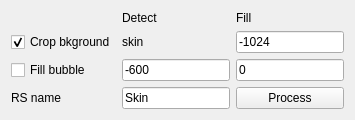
          <widget class="QWidget" name="tab">
           <attribute name="title">
            <string>Prepare CT</string>
           </attribute>
           <layout class="QGridLayout" name="gridLayout_13">
            <item row="2" column="4">
             <widget class="QLineEdit" name="lineEditBkFillCT">
              <property name="text">
               <string>-1024</string>
              </property>
             </widget>
            </item>
            <item row="3" column="4">
             <widget class="QLineEdit" name="lineEditBubFillCT">
              <property name="text">
               <string>0</string>
              </property>
             </widget>
            </item>
            <item row="0" column="4">
             <widget class="QLabel" name="label_34">
              <property name="text">
               <string>Fill</string>
              </property>
             </widget>
            </item>
            <item row="0" column="3">
             <widget class="QLabel" name="label_33">
              <property name="text">
               <string>Detect</string>
              </property>
             </widget>
            </item>
            <item row="2" column="3">
             <widget class="QLabel" name="label_37">
              <property name="text">
               <string>skin</string>
              </property>
             </widget>
            </item>
            <item row="4" column="3">
             <widget class="QLineEdit" name="lineEditCropContourName">
              <property name="text">
               <string>Skin</string>
              </property>
             </widget>
            </item>
            <item row="3" column="3">
             <widget class="QLineEdit" name="lineEditBkDetectCT">
              <property name="text">
               <string>-600</string>
              </property>
             </widget>
            </item>
            <item row="4" column="4">
             <widget class="QPushButton" name="pushButtonProcessCT">
              <property name="text">
               <string>Process</string>
              </property>
             </widget>
            </item>
            <item row="3" column="1">
             <widget class="QCheckBox" name="checkBoxFillBubbleCT">
              <property name="text">
               <string>Fill bubble</string>
              </property>
              <property name="checked">
               <bool>false</bool>
              </property>
             </widget>
            </item>
            <item row="2" column="1">
             <widget class="QCheckBox" name="checkBoxCropBkgroundCT">
              <property name="text">
               <string>Crop bkground</string>
              </property>
              <property name="checked">
               <bool>true</bool>
              </property>
             </widget>
            </item>
            <item row="4" column="1">
             <widget class="QLabel" name="label_43">
              <property name="text">
               <string>RS name</string>
              </property>
             </widget>
            </item>
           </layout>
           <zorder>lineEditBkDetectCT</zorder>
           <zorder>lineEditBkFillCT</zorder>
           <zorder>lineEditBubFillCT</zorder>
           <zorder>label_34</zorder>
           <zorder>label_33</zorder>
           <zorder>label_37</zorder>
           <zorder>lineEditCropContourName</zorder>
           <zorder>pushButtonProcessCT</zorder>
           <zorder>checkBoxFillBubbleCT</zorder>
           <zorder>checkBoxCropBkgroundCT</zorder>
           <zorder>label_43</zorder>
          </widget>
